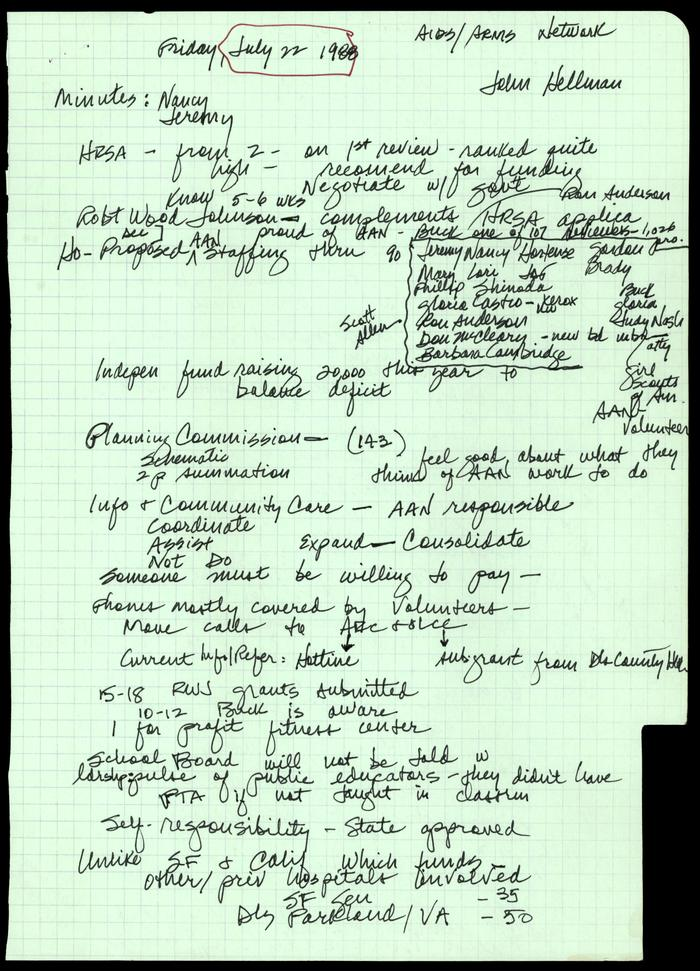
#> input picture mom1.jpg, 700 x 971 px
$ jupyter execute --allow-errors ocrtesting.ipynb
#> lines starting #> are read from the running program, lines starting #| are printed output that depends on the picture; after the words box and inside, x2 and y2 are one past the last pixel; in counts of white or black regions, pixels touching at a corner belong together
## OCR (Optical Character Recognition)

This OCR app will be used to extract text from an image of handwritten notes.

### PipeLine of  the project

Take the Image of the (hand written Notes) ---> Process the image (CV2-computer vision)-->LLM(Role assigned as OCR)

[cell 1]
#pip install opencv-python

[cell 2]
import cv2
import matplotlib.pyplot as plt
import google.generativeai as genai
from PIL import Image
import os

[cell 3]
image = cv2.imread('mom1.jpg')   # Right now its a BGR image so we need to covert it to RGB image
#> image is the input picture: shape (971, 700, 3); mean B, G, R 194.7, 216.1, 194.1
image = cv2.cvtColor(image,cv2.COLOR_BGR2RGB) #BGR --> RGB
image_gray = cv2.cvtColor(image,cv2.COLOR_RGB2GRAY)
_,image_bw = cv2.threshold(image_gray,100,255,cv2.THRESH_BINARY)
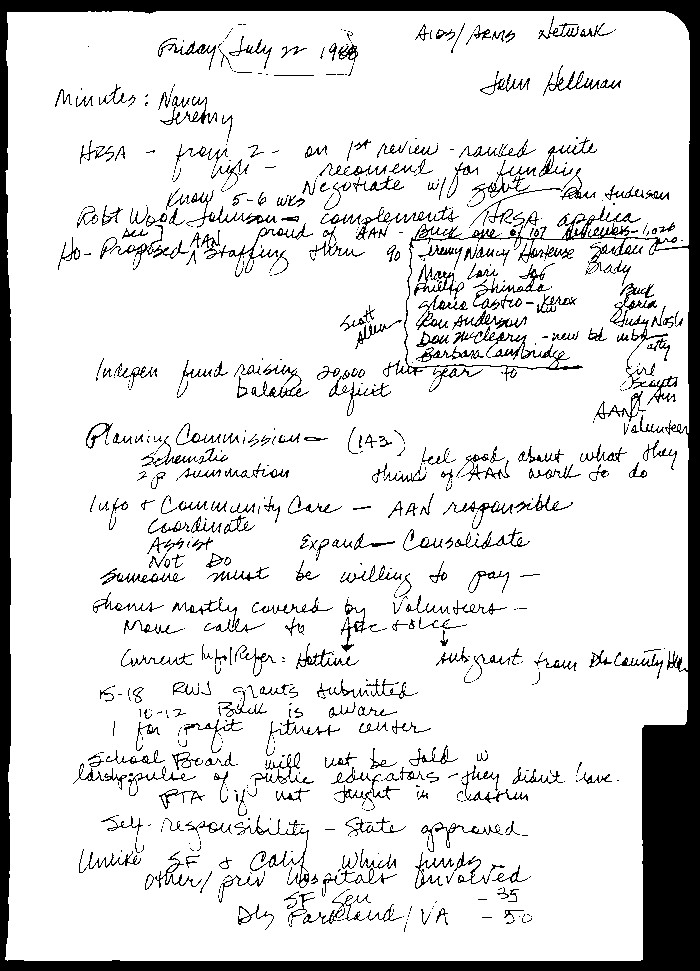
#> image_bw: shape (971, 700); 87.3% white; 789 black regions (458 under 20 px), largest, box (x1, y1, x2, y2) and area: (0, 0, 700, 971) 49072, (625, 315, 678, 405) 606, (201, 223, 313, 273) 565

[cell 4]
# Its a  color image (3D)

image_gray.shape
#> Out = (971, 700)
